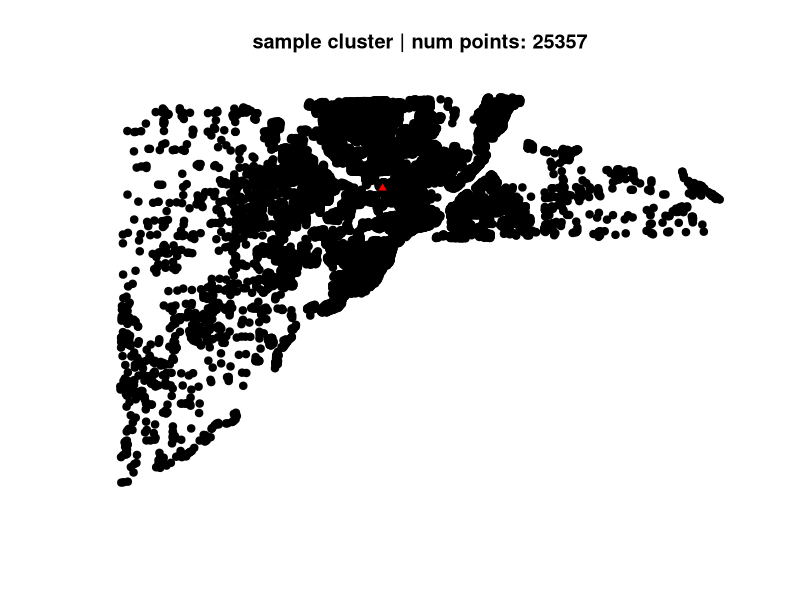
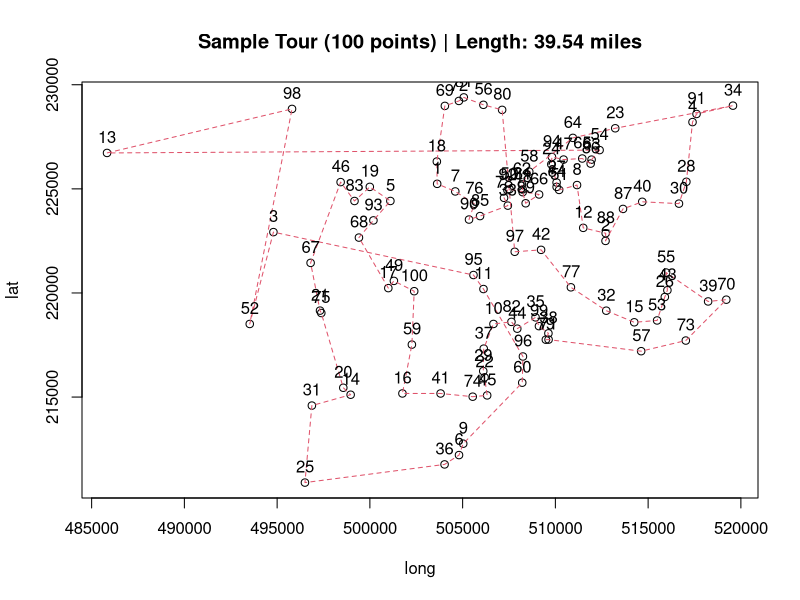
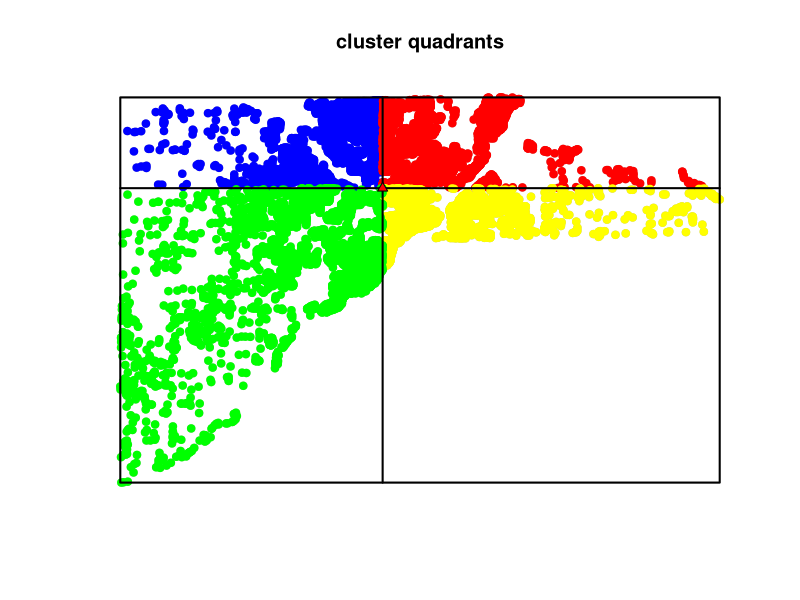
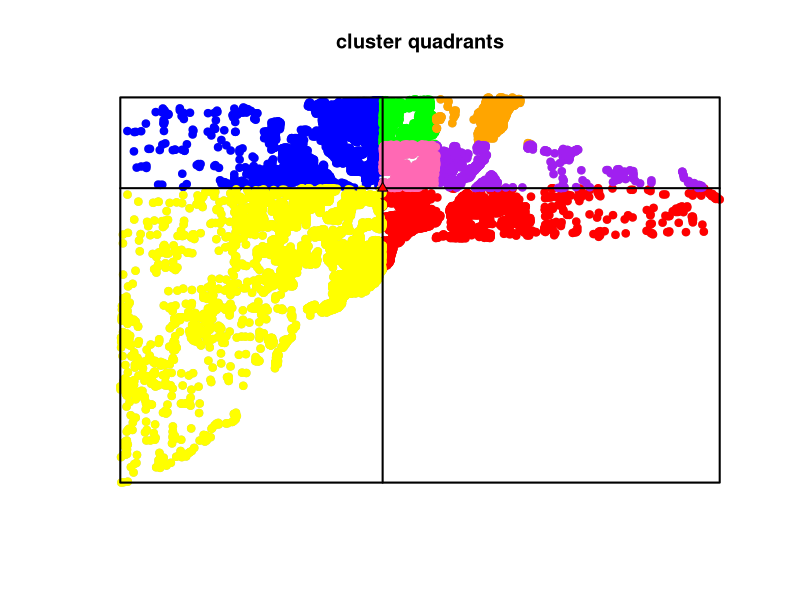
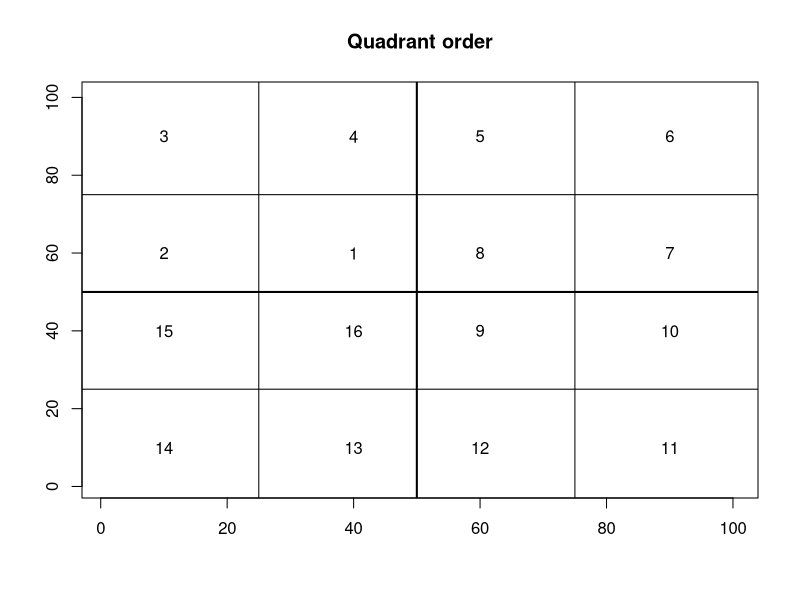

R code for these plots, in order:
## ---- chunk 1
knitr::opts_chunk$set(echo = TRUE)
## ---- chunk 2
# for spatial data
library(sp)
library(raster)

# for sample data built into package
library(spData)


library(TSP) # for estimating collection route

## ---- chunk 3

set.seed(666) # for random number generation

# ~~~~~~~~ Sample cluster ~~~~~~~~~~~~~~~~~ #
# Data on 25,357 single family homes sold in Lucas County, Ohio, 1993-1998
# we are pretending they are commercial businesses, not houses
data(house)

# create a "FW_dis" column using random numbers from 0:5
# this will simulate the "FW Geography" dataset
house$FW_dis <- runif(nrow(house), 0, 5)

house$idx <- 1:nrow(house)

# drop the built-in columns
house <- house[,which(names(house) %in% c("idx","FW_dis"))]



# calculate weighted center for the AD
weightedCenter <- function(cluster1) {
        # get weighted center
        wcx <- weighted.mean(x = cluster1@coords[,1], 
                         w = cluster1$FW_dis)
        
        wcy <- weighted.mean(x = cluster1@coords[,2], 
                         w = cluster1$FW_dis)
        return(c(wcx, wcy))
  } # close weighted center
wc <- weightedCenter(house)

# create sp object
# create dataframe for the AD
coord_df <- data.frame(AD_code = "x1",
                       AD_cap = 55000,
                       FW_dis = sum(house$FW_dis))
# create sp object
wc <- SpatialPointsDataFrame(coords = t(as.matrix(wc)), data = coord_df, proj4string = house@proj4string)

# create a FW_kmeans object (named list)
cluster <- list(AD = wc, BUS = house)

# plot
plot(cluster$BUS, pch = 19, col = "black", main = paste0("sample cluster | num points: ", nrow(house)))
points(cluster$AD, pch = 24, col = "black", bg = "red")


## ---- chunk 4

set.seed(666)

# run TSP on sample of the data
# construct TSP object from some of the coordinates
tsp_obj <- as.ETSP(cluster$BUS@coords[sample(nrow(cluster$BUS), 100),])

# solve TSP w/ nearest neighbor and no-2opt refinement
res <- solve_TSP(tsp_obj, method = "nn", control = c(two_opt = FALSE))

# plot the output
plot(tsp_obj, res, main = paste0("Sample Tour (100 points) | Length: ", round(tour_length(res, tsp_obj)/5280, 2), " miles"))



## ---- chunk 5



# cardinalSplit() splits the given cluster along the cardinal directions
# @param cluster2 - the point cluster - sp object
# @param nsplit2 - the size of the AD that needs to be split
# returns - a list of sp objects - a point cluster for each quadrant
cardinalSplit <- function(cluster2, nsplit2) {
  
  # find the weighted center of the AD
  # can't just use the AD coordinates if its a second split
  AD_coords2 <- matrix(c(weighted.mean(x = cluster2@coords[,1],
                                         w = cluster2$FW_dis),
                          weighted.mean(x = cluster2@coords[,2],
                                         w = cluster2$FW_dis)),
                       nrow = 2, ncol = 1)
  
  # if the cluster if over 10000 BUS points, it needs to be split into 4
  if (nrow(cluster2) > nsplit2) {
      poop <- cluster2@bbox
      
      # combine the bbox coords with the weighted center
      poop <- cbind(poop, AD_coords2)
      
      rownames(poop) <- c("x", "y")
      colnames(poop) <- c("min", "max", "med")
      


      # make a polygon for each quadrant
      # there's probably a way to do this automatically, but since I only need 4, its by hand
      # the points creating the polygons are the top left (NW) point in that poly, going clockwise
      # (should have started at center point, oh well)
      polys_list <- list()
      
      polys_list[[1]] <- Polygon(matrix(c(poop["x", "min"], poop["x", "med"],
                                          poop["x", "med"], poop["x", "min"], 
                                          poop["y", "max"], poop["y", "max"],
                                          poop["y", "med"], poop["y", "med"]),
                                 nrow = 4, ncol = 2))
      polys_list[[1]] <- Polygons(list(polys_list[[1]]), 1)
      polys_list[[1]] <- SpatialPolygons(list(polys_list[[1]]))
      proj4string(polys_list[[1]]) <- house@proj4string
      
      polys_list[[2]] <- Polygon(matrix(c(poop["x", "med"], poop["x", "max"],
                                          poop["x", "max"], poop["x","med"],
                                          poop["y", "max"], poop["y", "max"],
                                          poop["y", "med"], poop["y", "med"]),
                                        nrow = 4, ncol = 2))
      polys_list[[2]] <- Polygons(list(polys_list[[2]]), 1)
      polys_list[[2]] <- SpatialPolygons(list(polys_list[[2]]))
      proj4string(polys_list[[2]]) <- house@proj4string
      
      polys_list[[3]] <- Polygon(matrix(c(poop["x", "med"], poop["x", "max"],
                                          poop["x", "max"], poop["x", "med"],
                                          poop["y", "med"], poop["y", "med"],
                                          poop["y", "min"], poop["y", "min"]),
                                        nrow = 4, ncol = 2))
      polys_list[[3]] <- Polygons(list(polys_list[[3]]), 1)
      polys_list[[3]] <- SpatialPolygons(list(polys_list[[3]]))
      proj4string(polys_list[[3]]) <- house@proj4string
      
      polys_list[[4]] <- Polygon(matrix(c(poop["x", "min"], poop["x", "med"],
                                          poop["x", "med"], poop["x", "min"],
                                          poop["y", "med"], poop["y", "med"],
                                          poop["y", "min"], poop["y", "min"]),
                                        nrow = 4, ncol = 2))
      polys_list[[4]] <- Polygons(list(polys_list[[4]]), 1)
      polys_list[[4]] <- SpatialPolygons(list(polys_list[[4]]))
      proj4string(polys_list[[4]]) <- house@proj4string
      
      
      # Get the points in each quadrant
      # create a list w/ 4 different groups of points, one for each cluster using over()
      points_list <- lapply(polys_list, function(x) {cluster2$split <- over(cluster2, x)
                                                     cluster2[is.na(cluster2$split) == FALSE,]})

      names(points_list) <- c("1", "2", "3", "4")
  
  # if none of the points need to be split,
  # just make a list with the whole cluster
  # needs to be a list, thats whats expected
  } else {
    
    points_list <- list(cluster)
    names(points_list) <- c("all")
    
  } # close if/else
  
     return(points_list)
      
} # close cardinalSplit()

# run cardinalSplit() over the cluster
points_list <- cardinalSplit(cluster$BUS, nsplit2 = 10000)

str(points_list)

## ---- chunk 6


# bounding box sp object
# get bounding box
  bb <- cluster$BUS@bbox
  
  # change rownames to remember which one is which
  rownames(bb) <- c("EW", "NS")
 

# make an sp object of bbox for plotting
bbox_sp <- as.matrix(rbind(c(bb[1,1], bb[2,2]), # NW
                 c(bb[1,2], bb[2,2]), # NE
                 c(bb[1,2], bb[2,1]), # SE
                 c(bb[1,1], bb[2,1]))) # SW
colnames(bbox_sp) <- c("x_coord", "y_coord")


bbox_sp <- Polygon(bbox_sp)
bbox_sp <- Polygons(list(bbox_sp), 1)
bbox_sp <- SpatialPolygons(list(bbox_sp))
bbox_sp@proj4string <- house@proj4string


# spatial lines object to plot the quadrants
lx <- SpatialLines(list(Lines(list(Line(rbind(c(bbox_sp@bbox['x','min'], cluster$AD@coords[,2]), 
                                             c(bbox_sp@bbox['x','max'], cluster$AD@coords[,2])))), 1)))


ly <- SpatialLines(list(Lines(list(Line(rbind(c(cluster$AD@coords[,1], bbox_sp@bbox['y','min']), 
                                             c(cluster$AD@coords[,1], bbox_sp@bbox['y','max'])))), 1)))


{plot(cluster$BUS, pch = 19, col = "grey", main = "cluster quadrants")
points(points_list[[1]], pch = 19, col = "blue")
points(points_list[[2]], pch = 19, col = "red")
points(points_list[[3]], pch = 19, col = "yellow")
points(points_list[[4]], pch = 19, col = "green")
plot(bbox_sp, add = TRUE, lwd = 2)
plot(lx, add = TRUE, lwd = 2)
plot(ly, add = TRUE, lwd = 2)
points(cluster$AD, pch = 24, col = "black", bg = "red")}

## ---- chunk 7

# run through the list, get size of each list
num_points <- lapply(points_list, function(x) nrow(x))

# if needed, split the ones that need to be split again
# remove the original from the points_list
# and add the new split clusters back into the points_list
if (sum(num_points > 7000) > 0) {
  points_list2 <- lapply(which(num_points > 7000),
                         function(x) cardinalSplit(points_list[[x]], nsplit2 = 7000))
  points_list2 <- unlist(points_list2)
  
  # manually change the names of points_list2 if they came from
  # NW or SW quadrants
  # this will allow us to order them the way we want and the TSP will make a nice loop
  names(points_list2)[grep("1.", names(points_list2))] <- c("1.3", "1.4", "1.1", "1.2")
  names(points_list2)[grep("4.", names(points_list2))] <- c("4.3", "4.4", "4.1", "4.2")
  
  points_list <- points_list[-which(num_points > 7000)]
  points_list <- c(points_list, points_list2)
} # close if



## ---- chunk 8

{plot(cluster$BUS, pch = 19, col = "grey", main = "cluster quadrants")
points(points_list[[1]], pch = 19, col = "blue")
points(points_list[[2]], pch = 19, col = "red")
points(points_list[[3]], pch = 19, col = "yellow")
points(points_list[[4]], pch = 19, col = "green")
points(points_list[[5]], pch = 19, col = "orange")
points(points_list[[6]], pch = 19, col = "purple")
points(points_list[[7]], pch = 19, col = "hot pink")
plot(bbox_sp, add = TRUE, lwd = 2)
plot(lx, add = TRUE, lwd = 2)
plot(ly, add = TRUE, lwd = 2)
points(cluster$AD, pch = 24, col = "black", bg = "red")}

## ---- chunk 9

lab <- data.frame(x = c(40,10,10,40,60,90,90,60,60,90,90,60,40,10,10,40),
                  y = c(60,60,90,90,90,90,60,60,40,40,10,10,10,10,40,40),
                  label = 1:16)


# show the quadrants/subquadrant diagram
plot(1:100, 1:100, 
     pch = 19, col = "white",
     main = "Quadrant order", 
     xlab = NA, ylab = NA, 
     axes = TRUE) # blank graph
points(lab[,1], lab[,2], 
       pch = 19, col = "white")
text(lab[,1], lab[,2], lab[,3], cex=1, col="black")
abline(v = 50, lwd = 2)
abline(h = 50, lwd = 2)
abline(h = 75, lwd = 1)
abline(v = 75, lwd = 1)
abline(h = 25, lwd = 1)
abline(v = 25, lwd = 1)


## ---- chunk 10

# run_TSP() runs the TSP problem over the given point cluster
# @param clust - the point cluster - sp object
# @param close_pnt - the point used to find the start point - coords
# returns - the tour length in miles
run_TSP <- function(clust, close_pnt) {
  print(paste0("clust size ", nrow(clust@coords)))
  # sometimes splitting the cluster returns an empty quadrant
  # if that happens, return a 0 for the length
  if (length(clust@coords) > 0) {
    
    # get the starting point for the TSP, it is closest to the
    d <- pointDistance(close_pnt, clust@coords, lonlat = FALSE)
    start_idx <- which(d == min(d))
    
    # get ETSP object with cluster, solve it, find tour length
    tsp_obj <- as.ETSP(clust@coords)
    tour <- solve_TSP(tsp_obj, method = "nn", control = c(start = start_idx))
    
    # length of tour + distance to travel between quadrants
    tour_dist <- tour_length(tour, tsp_obj)/5280
    tour_dist <- tour_dist + (min(d)/5280)
    
    # return the ending points idx
    tour <- as.integer(tour)   
    end_idx <- tour[length(tour)]
    
    
    #res <- list(start_idx = start_idx, end_idx = end_idx, tour_dist = tour_dist)
    res <- list(end_idx = end_idx, tour_dist = tour_dist)
  } else {

    #res <- list(start_idx = 1, end_idx = NA, tour_dist = 0)
    res <- list(end_idx = NA, tour_dist = 0)
  } # close if else
  return(res)
} # close run_TSP()


## ---- chunk 11

 # order the list by their name to get circle to go the right way
points_list <- points_list[order(names(points_list))]

# the first time its ran, start at the point closest to the cluster AD
close2 <- cluster$AD@coords

#start_idx_list <- list()
end_idx_list <- list()
#start_sp <- list()
end_sp <- list()
route_dist <- list()
# run the TSP over the whole thing
for (i in 1:length(points_list)) {

  poop <- run_TSP(clust = points_list[[i]], close_pnt = close2)

  route_dist[[i]] <- poop$tour_dist

  
  # if the quadrant is empty, duplicate the end SP of the previous quadrant
  # if the NW quadrant is empty (first evaluated), end sp is the AD
  # this is a lot of ifs....maybe should have split on PD to prevent empty quadrants??
  if (is.na(poop$end_idx) == TRUE) {
      if (i == 1) {
        end_sp[[i]] <- SpatialPoints(AD_coords, cluster@proj4string)
      } else {
         end_sp[[i]] <- end_sp[[i-1]]
      } # close inner if/else
  } else {
    end_sp[[i]] <- points_list[[i]][poop$end_idx,]
  } # close ifelse

  # if the cluster is empty, the end_idx wil return as NA
  # in that case, dont change the close2 point
  if (is.na(poop$end_idx) == TRUE) {
    close2 <- close2
  } else {
   # reset the close2 variable as the end point
    close2 <- points_list[[i]][poop$end_idx,]
  } # close ifelse

  print(paste0("Tour dist. quadrant ", i, ": ", round(poop$tour_dist, 2), " miles"))
} # close for loop

# add tour lengths together
route_dist <- do.call(sum, route_dist)

# also add the distance from the last stop back to the AD
d <- pointDistance(cluster$AD@coords, end_sp[[length(end_sp)]]@coords, lonlat = FALSE)
route_dist <- route_dist + (d/5280)

print(paste0("Total Collection Route: ", round(route_dist, 2), " miles"))

## ---- chunk 12


#~~~~~~~ Unit Conversions ~~~~~~~~~~~#
# collection/hauling distance
cluster$AD$collect_dist_mi <- route_dist

# convert [tons FW] into [kg FW]
cluster$AD$AD_cap_kg <- cluster$AD$AD_cap * 907.185
cluster$AD$FW_dis_kg <- cluster$AD$FW_dis * 907.185


#~~~~~~ Set up constants ~~~~~~~~~~~~#

# nitrogen in feedstock - [kg]
# assuming 17% wet weight is N
## Source: Small Scale AD GHG Calculator spreadsheet (Source: Sara data)
cluster$AD$N_fdstck <- cluster$AD$FW_dis_kg * 0.17

## Food Waste Avoided Landfill Emission Factor (0.39) from [MTCO2e/short ton waste] to [kgCO2e/kg waste]
# Source: CCI Emissions Factor database - Food waste tab
GHG_FLW_prevent <- 0.39 * 1000*2.2/2000

# kg per mile diesel hauling (light, 6,000lbs capacity) - [kg CO2e per kg/mi]
## Source: Small Scale AD GHG Calculator spreadsheet (Source: Sara data)
GHG_fuel_use <- (0.46+(0.00007*296))/2700


## ---- chunk 13

# avoided landfill gas by FW diversion [kg CO2e/year]
LFG_avoid <- cluster$AD$FW_dis_kg * GHG_FLW_prevent

# nitrogen fertilizer substitution for AD digestate (avoided N production) [kg CO2e/year]
# Source: SmallAD GHG Calculator (Sara data)
# this is not dependent on digestor efficiency, nitrogen in FW does not change
avoid_N_CO2e <-  cluster$AD$N_fdstck * 0.867

# Transport GHGs [kg CO2e/year]
# GHG emissions for a weekly collection route is calculated.
# capacity limitations to the truck is ignored
# all FW on the route (1/52nd of FW_dis) is assumed to travel the entire length of the route
# this is then multipled by 52 to get a yearly collection value for the cluster (FWG is in units of tons/year)
CO2e_collect <-  52 * ((cluster$AD$FW_dis_kg/52) * cluster$AD$collect_dist_mi * GHG_fuel_use)

## ---- chunk 14

# ~~~~~~ From Sara's email ~~~~~~~~~~~
# For non-overfilled digesters, baseline assumptions:
# OLR_base = digester size (55,000 ton; 10,000 ton; 5,000 ton) / 365 days = [ton/days] (OLR - Organic loading rate)
# example:  55,000 ton / 365 days = 150.7 ton/day
# Discount Factor = 1

# Overfilled Digesters:
# OLR_new = tons / 365 days
# example: 65,000 ton/365 days = 178 ton/day
# Discount Factor (DF) = OLR_base / OLR_new
# example:  150.7 ton/day / 178 ton/day = 0.85

# Methane Production Calculation - add discount for all calculations
# AD_cap_kg*0.26*0.45*DF
# ~~~~~~~~~~~~~~~~~~~~~~~~~~~~~~~~~~~~~  

# Base organic loading rate (daily AD capacity) [kg/day]
OLR_base <- cluster$AD$AD_cap_kg[1] / 365

# Methane generation by AD - [m3]
# Function of volatile solids in food waste
# assume 26% volatile solids (Zhang et al 2007, Fisgativa et al 2016)
# assume  0.45 m3 ch4/kg VS (Bong et al 2018, Fisgativa et al 2016)
# if FW allocated to AD higher than AD capacity, use a discount factor of OLR_base/OLR_new
# otherwise, discount factor is 1
cluster$AD$methane.1 <- ifelse(cluster$AD$FW_dis_kg > cluster$AD$AD_cap_kg, 
                               cluster$AD$FW_dis_kg * 0.26 * 0.45 * (OLR_base / (cluster$AD$FW_dis_kg/365)),
                               cluster$AD$FW_dis_kg * 0.26 * 0.45 * 1)

# natural gas equivalent - [m3]
# assuming 60% methane
cluster$AD$NG_equiv.1 <- cluster$AD$methane.1 * 0.6

# Avoided Natural Gas due to biogas generation
# units: [kg CO2e/year]
# Natural Gas Emissions Factor (53.12/28.32) source: Small_AD_GHG_calculator (Sara Data)
avoid_NG_CO2e.1 = cluster$AD$NG_equiv.1 * (53.12/28.32) 
                            


# Scenario 1 total GHG emissions for the sample cluster
# collection GHGs (the postitive emissions) - all other emissions (GHG credits/negative emissions)
Scen1_GHG_CO2e_kg <- CO2e_collect - LFG_avoid - avoid_N_CO2e - avoid_NG_CO2e.1

print(paste0("Scen 1 GHG for sample cluster: ", round(Scen1_GHG_CO2e_kg, 2), " kg CO2e/year"))
## ---- chunk 15

# Same data sources as above

# Methane generation by AD - [m3]
cluster$AD$methane.2 <- cluster$AD$FW_dis_kg * 0.26 * 0.45
  
# natural gas equivalent - [m3]
cluster$AD$NG_equiv.2 <- cluster$AD$methane.2 * 0.6
  
# avoided natural gas production [kg C02e / year]
avoid_NG_CO2e.2 = cluster$AD$NG_equiv.2 * (53.12/28.32)


# Scenario 2 total GHG production
Scen2_GHG_CO2e_kg <- CO2e_collect - LFG_avoid - avoid_N_CO2e - avoid_NG_CO2e.2


print(paste0("Scen 2 GHG for sample cluster: ", round(Scen2_GHG_CO2e_kg, 2), " kg CO2e/year"))
